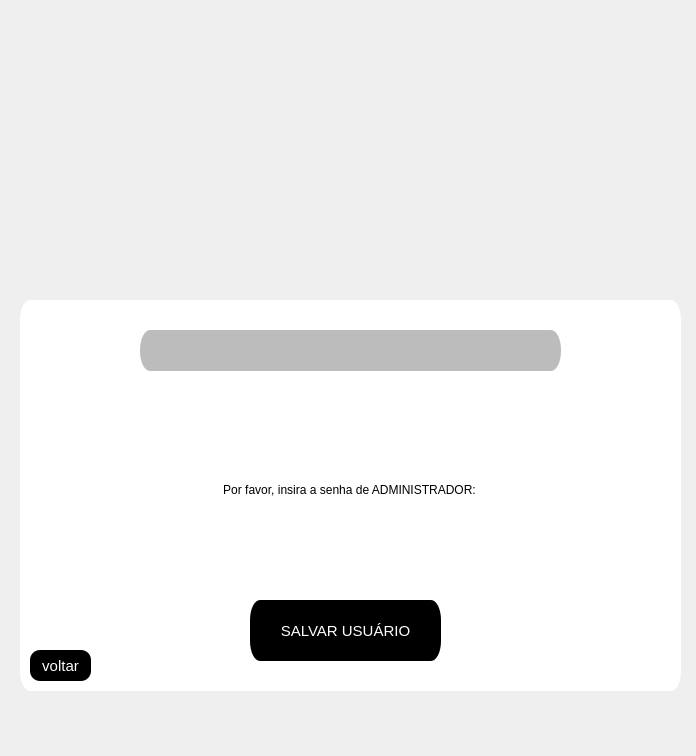
<?xml version="1.0" encoding="UTF-8"?>
<ui version="4.0">
 <class>MainWindow</class>
 <widget class="QMainWindow" name="MainWindow">
  <property name="geometry">
   <rect>
    <x>0</x>
    <y>0</y>
    <width>696</width>
    <height>756</height>
   </rect>
  </property>
  <property name="minimumSize">
   <size>
    <width>696</width>
    <height>756</height>
   </size>
  </property>
  <property name="maximumSize">
   <size>
    <width>696</width>
    <height>756</height>
   </size>
  </property>
  <property name="windowTitle">
   <string>Login</string>
  </property>
  <property name="windowIcon">
   <iconset>
    <normaloff>favicon.png</normaloff>favicon.png</iconset>
  </property>
  <widget class="QWidget" name="tela_inicial_login">
   <widget class="QLabel" name="background">
    <property name="geometry">
     <rect>
      <x>-290</x>
      <y>-90</y>
      <width>991</width>
      <height>851</height>
     </rect>
    </property>
    <property name="text">
     <string/>
    </property>
    <property name="pixmap">
     <pixmap>background.jpg</pixmap>
    </property>
    <property name="scaledContents">
     <bool>true</bool>
    </property>
   </widget>
   <widget class="QLabel" name="logo">
    <property name="geometry">
     <rect>
      <x>200</x>
      <y>0</y>
      <width>281</width>
      <height>281</height>
     </rect>
    </property>
    <property name="text">
     <string/>
    </property>
    <property name="pixmap">
     <pixmap>LOGO_circular.png</pixmap>
    </property>
    <property name="scaledContents">
     <bool>true</bool>
    </property>
   </widget>
   <widget class="QLabel" name="icone_usuario">
    <property name="geometry">
     <rect>
      <x>50</x>
      <y>320</y>
      <width>61</width>
      <height>61</height>
     </rect>
    </property>
    <property name="text">
     <string/>
    </property>
    <property name="pixmap">
     <pixmap>icone_usuario.png</pixmap>
    </property>
    <property name="scaledContents">
     <bool>true</bool>
    </property>
   </widget>
   <widget class="QLabel" name="icone_senha">
    <property name="geometry">
     <rect>
      <x>40</x>
      <y>400</y>
      <width>81</width>
      <height>71</height>
     </rect>
    </property>
    <property name="text">
     <string/>
    </property>
    <property name="pixmap">
     <pixmap>icone_senha.png</pixmap>
    </property>
    <property name="scaledContents">
     <bool>true</bool>
    </property>
   </widget>
   <widget class="QLineEdit" name="senha_login">
    <property name="geometry">
     <rect>
      <x>140</x>
      <y>420</y>
      <width>421</width>
      <height>41</height>
     </rect>
    </property>
    <property name="styleSheet">
     <string notr="true">background-color: rgba(255, 255, 255, 0.5);
border-radius: 10px 20px 30px 40px;
font: 13pt &quot;Nirmala UI&quot;; input[type=&quot;password&quot;] {text-security: circle;};
padding-left: 20px;

</string>
    </property>
    <property name="echoMode">
     <enum>QLineEdit::Password</enum>
    </property>
   </widget>
   <widget class="QPushButton" name="botao_login">
    <property name="geometry">
     <rect>
      <x>140</x>
      <y>510</y>
      <width>191</width>
      <height>61</height>
     </rect>
    </property>
    <property name="font">
     <font>
      <pointsize>11</pointsize>
     </font>
    </property>
    <property name="styleSheet">
     <string notr="true">background-color: white;
border-radius: 10px 20px 30px 40px;</string>
    </property>
    <property name="text">
     <string>LOGIN</string>
    </property>
   </widget>
   <widget class="QPushButton" name="botao_login_cadastrar">
    <property name="geometry">
     <rect>
      <x>370</x>
      <y>510</y>
      <width>191</width>
      <height>61</height>
     </rect>
    </property>
    <property name="font">
     <font>
      <pointsize>11</pointsize>
     </font>
    </property>
    <property name="styleSheet">
     <string notr="true">background-color: white;
border-radius: 10px 20px 30px 40px;</string>
    </property>
    <property name="text">
     <string>CADASTRAR</string>
    </property>
   </widget>
   <widget class="QFrame" name="frame_cadastro">
    <property name="geometry">
     <rect>
      <x>20</x>
      <y>300</y>
      <width>661</width>
      <height>391</height>
     </rect>
    </property>
    <property name="styleSheet">
     <string notr="true">background-color: white;
border-radius: 10px 20px 30px 40px;</string>
    </property>
    <property name="frameShape">
     <enum>QFrame::StyledPanel</enum>
    </property>
    <property name="frameShadow">
     <enum>QFrame::Raised</enum>
    </property>
    <widget class="QPushButton" name="botao_login_salvar">
     <property name="geometry">
      <rect>
       <x>230</x>
       <y>300</y>
       <width>191</width>
       <height>61</height>
      </rect>
     </property>
     <property name="font">
      <font>
       <pointsize>11</pointsize>
      </font>
     </property>
     <property name="styleSheet">
      <string notr="true">background-color: black;
border-radius: 10px 20px 30px 40px;
color: white;</string>
     </property>
     <property name="text">
      <string>SALVAR USUÁRIO</string>
     </property>
    </widget>
    <widget class="QLabel" name="icone_senha_2">
     <property name="geometry">
      <rect>
       <x>20</x>
       <y>100</y>
       <width>81</width>
       <height>71</height>
      </rect>
     </property>
     <property name="text">
      <string/>
     </property>
     <property name="pixmap">
      <pixmap>icone_senha.png</pixmap>
     </property>
     <property name="scaledContents">
      <bool>true</bool>
     </property>
    </widget>
    <widget class="QLineEdit" name="usuario_cadastrar">
     <property name="geometry">
      <rect>
       <x>120</x>
       <y>30</y>
       <width>421</width>
       <height>41</height>
      </rect>
     </property>
     <property name="styleSheet">
      <string notr="true">background-color: rgba(120,120,120,0.5);
border-radius: 10px 20px 30px 40px;
font: 13pt &quot;Nirmala UI&quot;;
padding-left: 20px;

</string>
     </property>
     <property name="echoMode">
      <enum>QLineEdit::Normal</enum>
     </property>
    </widget>
    <widget class="QLineEdit" name="senha_cadastrar">
     <property name="geometry">
      <rect>
       <x>120</x>
       <y>120</y>
       <width>421</width>
       <height>41</height>
      </rect>
     </property>
     <property name="styleSheet">
      <string notr="true">background-color: rgba(120,120,120,0.5);
border-radius: 10px 20px 30px 40px;
font: 13pt &quot;Nirmala UI&quot;; input[type=&quot;password&quot;] {text-security: circle;};
padding-left: 20px;

</string>
     </property>
     <property name="echoMode">
      <enum>QLineEdit::Password</enum>
     </property>
    </widget>
    <widget class="QLabel" name="icone_usuario_2">
     <property name="geometry">
      <rect>
       <x>30</x>
       <y>20</y>
       <width>61</width>
       <height>61</height>
      </rect>
     </property>
     <property name="text">
      <string/>
     </property>
     <property name="pixmap">
      <pixmap>icone_usuario.png</pixmap>
     </property>
     <property name="scaledContents">
      <bool>true</bool>
     </property>
    </widget>
    <widget class="QLineEdit" name="senha_adm_cadastrar">
     <property name="geometry">
      <rect>
       <x>120</x>
       <y>210</y>
       <width>421</width>
       <height>41</height>
      </rect>
     </property>
     <property name="styleSheet">
      <string notr="true">background-color: rgba(120,120,120,0.5);
border-radius: 10px 20px 30px 40px;
font: 13pt &quot;Nirmala UI&quot;; input[type=&quot;password&quot;] {text-security: circle;};
padding-left: 20px;

</string>
     </property>
     <property name="echoMode">
      <enum>QLineEdit::Password</enum>
     </property>
    </widget>
    <widget class="QLabel" name="label">
     <property name="geometry">
      <rect>
       <x>144</x>
       <y>180</y>
       <width>371</width>
       <height>20</height>
      </rect>
     </property>
     <property name="text">
      <string>&lt;html&gt;&lt;head/&gt;&lt;body&gt;&lt;p align=&quot;center&quot;&gt;Por favor, insira a senha de ADMINISTRADOR:&lt;/p&gt;&lt;/body&gt;&lt;/html&gt;</string>
     </property>
    </widget>
    <widget class="QPushButton" name="botao_login_voltar">
     <property name="geometry">
      <rect>
       <x>10</x>
       <y>350</y>
       <width>61</width>
       <height>31</height>
      </rect>
     </property>
     <property name="font">
      <font>
       <pointsize>11</pointsize>
      </font>
     </property>
     <property name="styleSheet">
      <string notr="true">background-color: black;
border-radius: 10px;
color: white;</string>
     </property>
     <property name="text">
      <string>voltar</string>
     </property>
    </widget>
   </widget>
   <widget class="QLineEdit" name="usuario_login">
    <property name="geometry">
     <rect>
      <x>140</x>
      <y>330</y>
      <width>421</width>
      <height>41</height>
     </rect>
    </property>
    <property name="styleSheet">
     <string notr="true">background-color: rgba(255, 255, 255, 0.5);
border-radius: 10px 20px 30px 40px;
font: 13pt &quot;Nirmala UI&quot;; 
padding-left: 20px;

</string>
    </property>
    <property name="echoMode">
     <enum>QLineEdit::Normal</enum>
    </property>
   </widget>
   <zorder>background</zorder>
   <zorder>botao_login_cadastrar</zorder>
   <zorder>botao_login</zorder>
   <zorder>senha_login</zorder>
   <zorder>logo</zorder>
   <zorder>icone_usuario</zorder>
   <zorder>icone_senha</zorder>
   <zorder>usuario_login</zorder>
   <zorder>frame_cadastro</zorder>
  </widget>
 </widget>
 <resources/>
 <connections/>
</ui>
